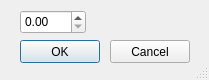
<?xml version="1.0" encoding="UTF-8"?>
<ui version="4.0">
 <class>IAMaxTimeDialog</class>
 <widget class="QDialog" name="IAMaxTimeDialog">
  <property name="geometry">
   <rect>
    <x>0</x>
    <y>0</y>
    <width>209</width>
    <height>80</height>
   </rect>
  </property>
  <property name="windowTitle">
   <string>IA max time</string>
  </property>
  <property name="sizeGripEnabled">
   <bool>true</bool>
  </property>
  <widget class="QPushButton" name="OKButton">
   <property name="geometry">
    <rect>
     <x>20</x>
     <y>40</y>
     <width>80</width>
     <height>23</height>
    </rect>
   </property>
   <property name="text">
    <string>OK</string>
   </property>
  </widget>
  <widget class="QPushButton" name="CancelButton">
   <property name="geometry">
    <rect>
     <x>110</x>
     <y>40</y>
     <width>80</width>
     <height>23</height>
    </rect>
   </property>
   <property name="text">
    <string>Cancel</string>
   </property>
  </widget>
  <widget class="QDoubleSpinBox" name="IAMaxTimeSpinBox">
   <property name="geometry">
    <rect>
     <x>20</x>
     <y>10</y>
     <width>66</width>
     <height>24</height>
    </rect>
   </property>
  </widget>
 </widget>
 <resources/>
 <connections/>
</ui>
